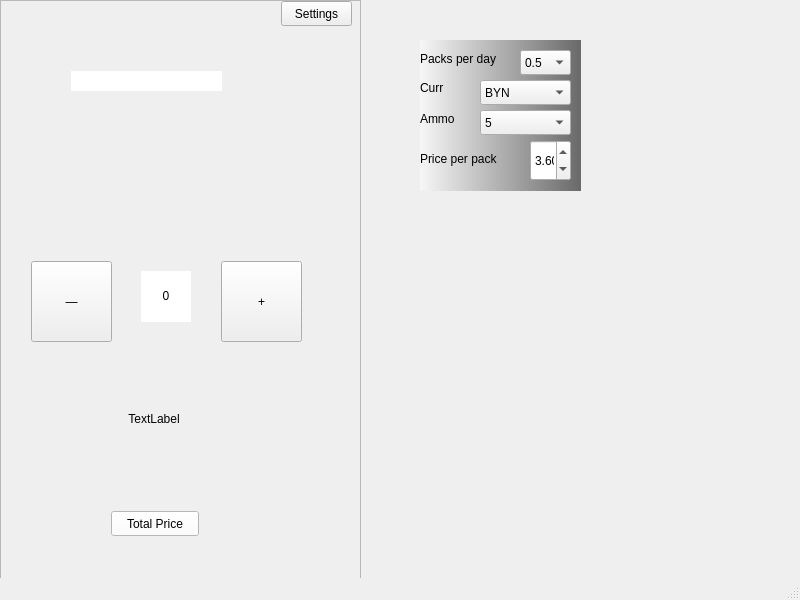
<?xml version="1.0" encoding="UTF-8"?>
<ui version="4.0">
 <class>MainWindow</class>
 <widget class="QMainWindow" name="MainWindow">
  <property name="geometry">
   <rect>
    <x>0</x>
    <y>0</y>
    <width>800</width>
    <height>600</height>
   </rect>
  </property>
  <property name="windowTitle">
   <string>MainWindow</string>
  </property>
  <widget class="QWidget" name="centralwidget">
   <widget class="QStackedWidget" name="stackedWidget">
    <property name="geometry">
     <rect>
      <x>420</x>
      <y>40</y>
      <width>161</width>
      <height>151</height>
     </rect>
    </property>
    <widget class="QWidget" name="page">
     <widget class="QComboBox" name="comboBoxAmmount">
      <property name="geometry">
       <rect>
        <x>60</x>
        <y>70</y>
        <width>91</width>
        <height>25</height>
       </rect>
      </property>
      <item>
       <property name="text">
        <string>5</string>
       </property>
      </item>
      <item>
       <property name="text">
        <string>10</string>
       </property>
      </item>
      <item>
       <property name="text">
        <string>15</string>
       </property>
      </item>
      <item>
       <property name="text">
        <string>20</string>
       </property>
      </item>
     </widget>
     <widget class="QComboBox" name="comboBoxPacksPerDay">
      <property name="geometry">
       <rect>
        <x>100</x>
        <y>10</y>
        <width>51</width>
        <height>25</height>
       </rect>
      </property>
      <item>
       <property name="text">
        <string>0.5</string>
       </property>
      </item>
      <item>
       <property name="text">
        <string>1</string>
       </property>
      </item>
      <item>
       <property name="text">
        <string>2</string>
       </property>
      </item>
     </widget>
     <widget class="QComboBox" name="comboBoxCurrency">
      <property name="geometry">
       <rect>
        <x>60</x>
        <y>40</y>
        <width>91</width>
        <height>25</height>
       </rect>
      </property>
      <item>
       <property name="text">
        <string>BYN</string>
       </property>
      </item>
      <item>
       <property name="text">
        <string>YEN</string>
       </property>
      </item>
      <item>
       <property name="text">
        <string>RUB</string>
       </property>
      </item>
      <item>
       <property name="text">
        <string>USD</string>
       </property>
      </item>
     </widget>
     <widget class="QDoubleSpinBox" name="doubleSpinBox">
      <property name="geometry">
       <rect>
        <x>110</x>
        <y>100</y>
        <width>41</width>
        <height>41</height>
       </rect>
      </property>
      <property name="maximum">
       <double>9.900000000000000</double>
      </property>
      <property name="singleStep">
       <double>0.100000000000000</double>
      </property>
      <property name="value">
       <double>3.600000000000000</double>
      </property>
     </widget>
     <widget class="QLabel" name="label_2">
      <property name="geometry">
       <rect>
        <x>0</x>
        <y>110</y>
        <width>101</width>
        <height>17</height>
       </rect>
      </property>
      <property name="styleSheet">
       <string notr="true">color: rgb(0, 0, 0);</string>
      </property>
      <property name="text">
       <string>Price per pack</string>
      </property>
     </widget>
     <widget class="QLabel" name="label_3">
      <property name="geometry">
       <rect>
        <x>0</x>
        <y>10</y>
        <width>111</width>
        <height>17</height>
       </rect>
      </property>
      <property name="styleSheet">
       <string notr="true">color: rgb(0, 0, 0);</string>
      </property>
      <property name="text">
       <string>Packs per day</string>
      </property>
     </widget>
     <widget class="QLabel" name="label">
      <property name="geometry">
       <rect>
        <x>-10</x>
        <y>-10</y>
        <width>291</width>
        <height>201</height>
       </rect>
      </property>
      <property name="styleSheet">
       <string notr="true">background-color: qlineargradient(spread:pad, x1:0, y1:0, x2:1, y2:0, stop:0 rgba(255, 255, 255, 255), stop:1 rgba(0, 0, 0, 255));</string>
      </property>
      <property name="text">
       <string/>
      </property>
     </widget>
     <widget class="QLabel" name="label_4">
      <property name="geometry">
       <rect>
        <x>0</x>
        <y>40</y>
        <width>31</width>
        <height>16</height>
       </rect>
      </property>
      <property name="styleSheet">
       <string notr="true">color: rgb(0, 0, 0);</string>
      </property>
      <property name="text">
       <string>Curr</string>
      </property>
     </widget>
     <widget class="QLabel" name="label_5">
      <property name="geometry">
       <rect>
        <x>0</x>
        <y>70</y>
        <width>66</width>
        <height>17</height>
       </rect>
      </property>
      <property name="styleSheet">
       <string notr="true">color: rgb(0, 0, 0);</string>
      </property>
      <property name="text">
       <string>Ammo</string>
      </property>
     </widget>
     <zorder>label</zorder>
     <zorder>doubleSpinBox</zorder>
     <zorder>label_3</zorder>
     <zorder>comboBoxAmmount</zorder>
     <zorder>comboBoxPacksPerDay</zorder>
     <zorder>comboBoxCurrency</zorder>
     <zorder>label_2</zorder>
     <zorder>label_4</zorder>
     <zorder>label_5</zorder>
    </widget>
    <widget class="QWidget" name="page_2"/>
   </widget>
   <widget class="QScrollArea" name="scrollArea">
    <property name="geometry">
     <rect>
      <x>0</x>
      <y>0</y>
      <width>361</width>
      <height>681</height>
     </rect>
    </property>
    <property name="widgetResizable">
     <bool>true</bool>
    </property>
    <widget class="QWidget" name="scrollAreaWidgetContents">
     <property name="geometry">
      <rect>
       <x>0</x>
       <y>0</y>
       <width>359</width>
       <height>679</height>
      </rect>
     </property>
     <widget class="QPushButton" name="pushButtonMove">
      <property name="geometry">
       <rect>
        <x>280</x>
        <y>0</y>
        <width>71</width>
        <height>25</height>
       </rect>
      </property>
      <property name="text">
       <string>Settings</string>
      </property>
     </widget>
     <widget class="QPushButton" name="pushButtonMinus">
      <property name="geometry">
       <rect>
        <x>30</x>
        <y>260</y>
        <width>81</width>
        <height>81</height>
       </rect>
      </property>
      <property name="whatsThis">
       <string>&lt;html&gt;&lt;head/&gt;&lt;body&gt;&lt;p align=&quot;center&quot;&gt;&lt;br/&gt;&lt;/p&gt;&lt;/body&gt;&lt;/html&gt;</string>
      </property>
      <property name="styleSheet">
       <string notr="true">font: 700 28pt &quot;Ubuntu&quot;;</string>
      </property>
      <property name="text">
       <string>—</string>
      </property>
     </widget>
     <widget class="QPushButton" name="pushButtonPlus">
      <property name="geometry">
       <rect>
        <x>220</x>
        <y>260</y>
        <width>81</width>
        <height>81</height>
       </rect>
      </property>
      <property name="styleSheet">
       <string notr="true">font: 550 36pt &quot;Ubuntu&quot;;</string>
      </property>
      <property name="text">
       <string>+</string>
      </property>
     </widget>
     <widget class="QLabel" name="labelCigsCurrentDay">
      <property name="geometry">
       <rect>
        <x>140</x>
        <y>270</y>
        <width>50</width>
        <height>51</height>
       </rect>
      </property>
      <property name="styleSheet">
       <string notr="true">font: 36pt &quot;Ubuntu&quot;;
color: rgb(0, 0, 0);
background-color: rgb(255, 255, 255);</string>
      </property>
      <property name="text">
       <string>&lt;html&gt;&lt;head/&gt;&lt;body&gt;&lt;p align=&quot;center&quot;&gt;0&lt;/p&gt;&lt;/body&gt;&lt;/html&gt;</string>
      </property>
     </widget>
     <widget class="QLabel" name="labelTime">
      <property name="geometry">
       <rect>
        <x>70</x>
        <y>70</y>
        <width>151</width>
        <height>20</height>
       </rect>
      </property>
      <property name="toolTip">
       <string>&lt;html&gt;&lt;head/&gt;&lt;body&gt;&lt;p align=&quot;center&quot;&gt;&lt;br/&gt;&lt;/p&gt;&lt;/body&gt;&lt;/html&gt;</string>
      </property>
      <property name="styleSheet">
       <string notr="true">background-color: rgb(255, 255, 255);</string>
      </property>
      <property name="text">
       <string>&lt;html&gt;&lt;head/&gt;&lt;body&gt;&lt;p&gt;&lt;br/&gt;&lt;/p&gt;&lt;/body&gt;&lt;/html&gt;</string>
      </property>
     </widget>
     <widget class="QPushButton" name="pushButtonTotal">
      <property name="geometry">
       <rect>
        <x>110</x>
        <y>510</y>
        <width>88</width>
        <height>25</height>
       </rect>
      </property>
      <property name="styleSheet">
       <string notr="true">background-color: rgb(255, 255, 255);
color: rgb(0, 0, 0);</string>
      </property>
      <property name="text">
       <string>Total Price</string>
      </property>
     </widget>
     <widget class="QLabel" name="labelBackground">
      <property name="geometry">
       <rect>
        <x>130</x>
        <y>350</y>
        <width>66</width>
        <height>17</height>
       </rect>
      </property>
      <property name="text">
       <string/>
      </property>
     </widget>
     <widget class="QLabel" name="labelMotivationText">
      <property name="geometry">
       <rect>
        <x>120</x>
        <y>410</y>
        <width>66</width>
        <height>17</height>
       </rect>
      </property>
      <property name="text">
       <string>&lt;html&gt;&lt;head/&gt;&lt;body&gt;&lt;p align=&quot;center&quot;&gt;TextLabel&lt;/p&gt;&lt;/body&gt;&lt;/html&gt;</string>
      </property>
     </widget>
     <zorder>labelBackground</zorder>
     <zorder>pushButtonMove</zorder>
     <zorder>pushButtonMinus</zorder>
     <zorder>pushButtonPlus</zorder>
     <zorder>labelCigsCurrentDay</zorder>
     <zorder>labelTime</zorder>
     <zorder>pushButtonTotal</zorder>
     <zorder>labelMotivationText</zorder>
    </widget>
   </widget>
   <zorder>scrollArea</zorder>
   <zorder>stackedWidget</zorder>
  </widget>
  <widget class="QMenuBar" name="menubar">
   <property name="geometry">
    <rect>
     <x>0</x>
     <y>0</y>
     <width>800</width>
     <height>22</height>
    </rect>
   </property>
  </widget>
  <widget class="QStatusBar" name="statusbar"/>
 </widget>
 <resources/>
 <connections/>
</ui>
